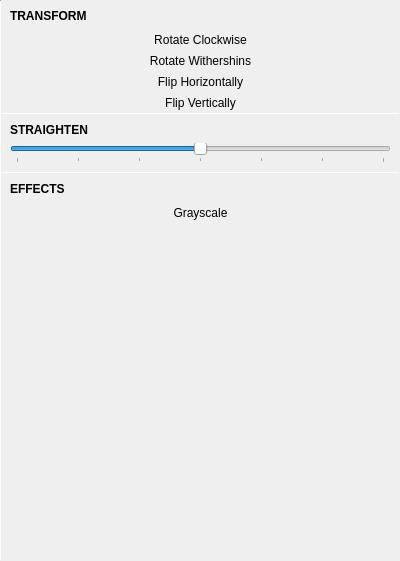
<?xml version="1.0" encoding="UTF-8"?>
<ui version="4.0">
 <class>ImageViewSidebar</class>
 <widget class="QWidget" name="ImageViewSidebar">
  <property name="geometry">
   <rect>
    <x>0</x>
    <y>0</y>
    <width>400</width>
    <height>561</height>
   </rect>
  </property>
  <property name="windowTitle">
   <string notr="true">Form</string>
  </property>
  <property name="autoFillBackground">
   <bool>true</bool>
  </property>
  <layout class="QHBoxLayout" name="horizontalLayout">
   <property name="spacing">
    <number>0</number>
   </property>
   <property name="leftMargin">
    <number>0</number>
   </property>
   <property name="topMargin">
    <number>0</number>
   </property>
   <property name="rightMargin">
    <number>0</number>
   </property>
   <property name="bottomMargin">
    <number>0</number>
   </property>
   <item>
    <widget class="Line" name="line">
     <property name="maximumSize">
      <size>
       <width>1</width>
       <height>16777215</height>
      </size>
     </property>
     <property name="orientation">
      <enum>Qt::Vertical</enum>
     </property>
    </widget>
   </item>
   <item>
    <widget class="tStackedWidget" name="stackedWidget">
     <property name="currentIndex">
      <number>1</number>
     </property>
     <widget class="QWidget" name="page_5">
      <layout class="QVBoxLayout" name="verticalLayout">
       <property name="spacing">
        <number>0</number>
       </property>
       <property name="leftMargin">
        <number>0</number>
       </property>
       <property name="topMargin">
        <number>0</number>
       </property>
       <property name="rightMargin">
        <number>0</number>
       </property>
       <property name="bottomMargin">
        <number>0</number>
       </property>
       <item>
        <widget class="QScrollArea" name="scrollArea">
         <property name="frameShape">
          <enum>QFrame::NoFrame</enum>
         </property>
         <property name="horizontalScrollBarPolicy">
          <enum>Qt::ScrollBarAlwaysOff</enum>
         </property>
         <property name="widgetResizable">
          <bool>true</bool>
         </property>
         <widget class="QWidget" name="scrollAreaWidgetContents_2">
          <property name="geometry">
           <rect>
            <x>0</x>
            <y>0</y>
            <width>399</width>
            <height>561</height>
           </rect>
          </property>
          <layout class="QVBoxLayout" name="infoLayout">
           <property name="spacing">
            <number>0</number>
           </property>
           <property name="leftMargin">
            <number>0</number>
           </property>
           <property name="topMargin">
            <number>0</number>
           </property>
           <property name="rightMargin">
            <number>0</number>
           </property>
           <property name="bottomMargin">
            <number>0</number>
           </property>
          </layout>
         </widget>
        </widget>
       </item>
      </layout>
     </widget>
     <widget class="QWidget" name="page_6">
      <layout class="QVBoxLayout" name="verticalLayout_3">
       <property name="spacing">
        <number>0</number>
       </property>
       <property name="leftMargin">
        <number>0</number>
       </property>
       <property name="topMargin">
        <number>0</number>
       </property>
       <property name="rightMargin">
        <number>0</number>
       </property>
       <property name="bottomMargin">
        <number>0</number>
       </property>
       <item>
        <widget class="QScrollArea" name="scrollArea_2">
         <property name="frameShape">
          <enum>QFrame::NoFrame</enum>
         </property>
         <property name="widgetResizable">
          <bool>true</bool>
         </property>
         <widget class="QWidget" name="scrollAreaWidgetContents">
          <property name="geometry">
           <rect>
            <x>0</x>
            <y>0</y>
            <width>399</width>
            <height>561</height>
           </rect>
          </property>
          <layout class="QVBoxLayout" name="verticalLayout_5">
           <property name="spacing">
            <number>0</number>
           </property>
           <property name="leftMargin">
            <number>0</number>
           </property>
           <property name="topMargin">
            <number>0</number>
           </property>
           <property name="rightMargin">
            <number>0</number>
           </property>
           <property name="bottomMargin">
            <number>0</number>
           </property>
           <item>
            <layout class="QVBoxLayout" name="verticalLayout_4">
             <property name="spacing">
              <number>6</number>
             </property>
             <property name="leftMargin">
              <number>9</number>
             </property>
             <property name="topMargin">
              <number>9</number>
             </property>
             <property name="rightMargin">
              <number>9</number>
             </property>
             <property name="bottomMargin">
              <number>6</number>
             </property>
             <item>
              <widget class="QLabel" name="label">
               <property name="font">
                <font>
                 <weight>75</weight>
                 <bold>true</bold>
                </font>
               </property>
               <property name="text">
                <string>TRANSFORM</string>
               </property>
              </widget>
             </item>
            </layout>
           </item>
           <item>
            <widget class="QToolButton" name="rotateClockwiseButton">
             <property name="sizePolicy">
              <sizepolicy hsizetype="Preferred" vsizetype="Fixed">
               <horstretch>0</horstretch>
               <verstretch>0</verstretch>
              </sizepolicy>
             </property>
             <property name="text">
              <string>Rotate Clockwise</string>
             </property>
             <property name="icon">
              <iconset theme="object-rotate-right">
               <normaloff>.</normaloff>.</iconset>
             </property>
             <property name="toolButtonStyle">
              <enum>Qt::ToolButtonTextBesideIcon</enum>
             </property>
             <property name="autoRaise">
              <bool>true</bool>
             </property>
            </widget>
           </item>
           <item>
            <widget class="QToolButton" name="rotateAnticlockwiseButton">
             <property name="sizePolicy">
              <sizepolicy hsizetype="Preferred" vsizetype="Fixed">
               <horstretch>0</horstretch>
               <verstretch>0</verstretch>
              </sizepolicy>
             </property>
             <property name="text">
              <string>Rotate Withershins</string>
             </property>
             <property name="icon">
              <iconset theme="object-rotate-left">
               <normaloff>.</normaloff>.</iconset>
             </property>
             <property name="toolButtonStyle">
              <enum>Qt::ToolButtonTextBesideIcon</enum>
             </property>
             <property name="autoRaise">
              <bool>true</bool>
             </property>
            </widget>
           </item>
           <item>
            <widget class="QToolButton" name="flipHorizontally">
             <property name="sizePolicy">
              <sizepolicy hsizetype="Preferred" vsizetype="Fixed">
               <horstretch>0</horstretch>
               <verstretch>0</verstretch>
              </sizepolicy>
             </property>
             <property name="text">
              <string>Flip Horizontally</string>
             </property>
             <property name="icon">
              <iconset theme="object-flip-horizontal">
               <normaloff>.</normaloff>.</iconset>
             </property>
             <property name="toolButtonStyle">
              <enum>Qt::ToolButtonTextBesideIcon</enum>
             </property>
             <property name="autoRaise">
              <bool>true</bool>
             </property>
            </widget>
           </item>
           <item>
            <widget class="QToolButton" name="flipVertically">
             <property name="sizePolicy">
              <sizepolicy hsizetype="Preferred" vsizetype="Fixed">
               <horstretch>0</horstretch>
               <verstretch>0</verstretch>
              </sizepolicy>
             </property>
             <property name="text">
              <string>Flip Vertically</string>
             </property>
             <property name="icon">
              <iconset theme="object-flip-vertical">
               <normaloff>.</normaloff>.</iconset>
             </property>
             <property name="toolButtonStyle">
              <enum>Qt::ToolButtonTextBesideIcon</enum>
             </property>
             <property name="autoRaise">
              <bool>true</bool>
             </property>
            </widget>
           </item>
           <item>
            <widget class="Line" name="line_2">
             <property name="maximumSize">
              <size>
               <width>16777215</width>
               <height>1</height>
              </size>
             </property>
             <property name="orientation">
              <enum>Qt::Horizontal</enum>
             </property>
            </widget>
           </item>
           <item>
            <layout class="QVBoxLayout" name="verticalLayout_2">
             <property name="spacing">
              <number>6</number>
             </property>
             <property name="leftMargin">
              <number>9</number>
             </property>
             <property name="topMargin">
              <number>9</number>
             </property>
             <property name="rightMargin">
              <number>9</number>
             </property>
             <property name="bottomMargin">
              <number>9</number>
             </property>
             <item>
              <widget class="QLabel" name="label_2">
               <property name="font">
                <font>
                 <weight>75</weight>
                 <bold>true</bold>
                </font>
               </property>
               <property name="text">
                <string>STRAIGHTEN</string>
               </property>
              </widget>
             </item>
             <item>
              <widget class="QSlider" name="straightenSlider">
               <property name="minimum">
                <number>-45</number>
               </property>
               <property name="maximum">
                <number>45</number>
               </property>
               <property name="orientation">
                <enum>Qt::Horizontal</enum>
               </property>
               <property name="tickPosition">
                <enum>QSlider::TicksBelow</enum>
               </property>
               <property name="tickInterval">
                <number>15</number>
               </property>
              </widget>
             </item>
            </layout>
           </item>
           <item>
            <widget class="Line" name="line_3">
             <property name="maximumSize">
              <size>
               <width>16777215</width>
               <height>1</height>
              </size>
             </property>
             <property name="orientation">
              <enum>Qt::Horizontal</enum>
             </property>
            </widget>
           </item>
           <item>
            <layout class="QVBoxLayout" name="verticalLayout_6">
             <property name="spacing">
              <number>6</number>
             </property>
             <property name="leftMargin">
              <number>9</number>
             </property>
             <property name="topMargin">
              <number>9</number>
             </property>
             <property name="rightMargin">
              <number>9</number>
             </property>
             <property name="bottomMargin">
              <number>6</number>
             </property>
             <item>
              <widget class="QLabel" name="label_3">
               <property name="font">
                <font>
                 <weight>75</weight>
                 <bold>true</bold>
                </font>
               </property>
               <property name="text">
                <string>EFFECTS</string>
               </property>
              </widget>
             </item>
            </layout>
           </item>
           <item>
            <widget class="QToolButton" name="grayscaleButton">
             <property name="sizePolicy">
              <sizepolicy hsizetype="Preferred" vsizetype="Preferred">
               <horstretch>0</horstretch>
               <verstretch>0</verstretch>
              </sizepolicy>
             </property>
             <property name="text">
              <string>Grayscale</string>
             </property>
             <property name="icon">
              <iconset resource="../icons.qrc">
               <normaloff>:/icons/transparent.png</normaloff>:/icons/transparent.png</iconset>
             </property>
             <property name="toolButtonStyle">
              <enum>Qt::ToolButtonTextBesideIcon</enum>
             </property>
             <property name="autoRaise">
              <bool>true</bool>
             </property>
            </widget>
           </item>
           <item>
            <spacer name="verticalSpacer">
             <property name="orientation">
              <enum>Qt::Vertical</enum>
             </property>
             <property name="sizeHint" stdset="0">
              <size>
               <width>20</width>
               <height>430</height>
              </size>
             </property>
            </spacer>
           </item>
          </layout>
         </widget>
        </widget>
       </item>
      </layout>
     </widget>
    </widget>
   </item>
  </layout>
 </widget>
 <customwidgets>
  <customwidget>
   <class>tStackedWidget</class>
   <extends>QStackedWidget</extends>
   <header location="global">tstackedwidget.h</header>
   <container>1</container>
  </customwidget>
 </customwidgets>
 <resources>
  <include location="../icons.qrc"/>
 </resources>
 <connections/>
</ui>
